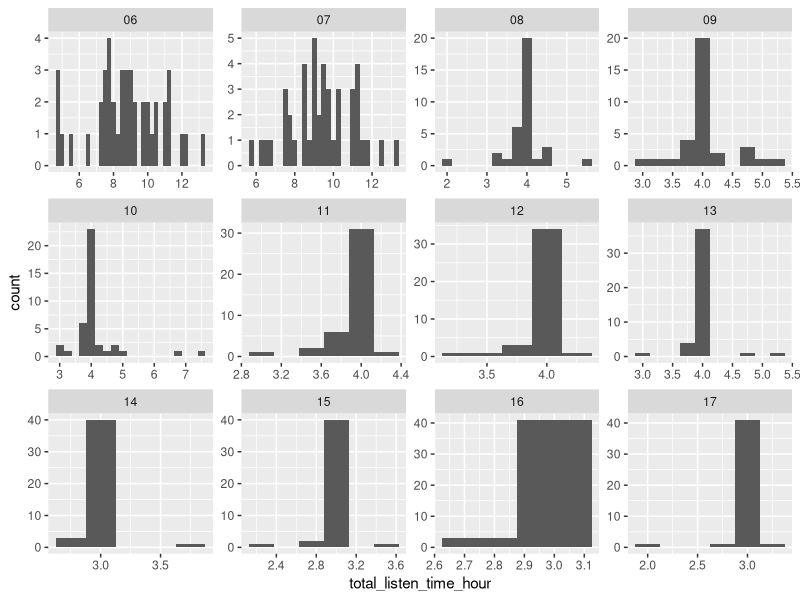

Write R code to recreate this figure.
## ---- chunk 1
knitr::opts_chunk$set(echo = TRUE)
knitr::opts_knit$set(root.dir = normalizePath(".."))
library(tidyverse)
library(kableExtra)
## ---- chunk 2
listened_time <- read_csv("output/Total_Listen_Time_Summary.csv")
listened_time_with_months <- listened_time %>% 
    mutate(month = str_match(filename, "_(\\d{2})_")[,2]) %>% 
  #eb: there are much easier ways to d o this in r:)
  # cf strings cheatsheet here https://rstudio.com/resources/cheatsheets/
    select(filename, month, everything())
## ---- chunk 3
avgs <- listened_time_with_months %>% 
  group_by(month) %>% 
  summarise(avg_listen_time = round(mean(total_listen_time_hour), 2), 
            max = max(total_listen_time_hour), 
            min = min(total_listen_time_hour)
            )
knitr::kable(
  avgs,
  caption = "Mean, maximum and minimum listened time per month in hours"
) %>%
  kable_styling(bootstrap_options = c("striped", "hover", "condensed"), full_width = T, fixed_thead = T)

## ---- chunk 4
knitr::kable(
  listened_time_with_months[1:5,] %>% select(filename, ends_with("hour")),
  caption = "A tibble of listened time csv file"
) %>%
    kable_styling(bootstrap_options = c("striped", "hover", "condensed"), full_width = F, position = 'left')
## ---- chunk 5
ggplot(data = listened_time_with_months) + geom_histogram(mapping = aes(x = total_listen_time_hour),binwidth=.25) + facet_wrap(~ month, scales = "free")
## ---- chunk 6
headers <- c(
  "filename", 
  "month", 
  "silence_time_hour", 
  "skip_time_hour", 
  "skip_silence_overlap_hour", 
  "end_time_hour", 
  "total_listen_time_hour"
  )
sixseven_summary <- 
  listened_time_with_months %>%
  select(headers) %>%
  filter(month %in% c("06","07") & (total_listen_time_hour>12 | total_listen_time_hour<8)) %>%
  mutate(calculation_of_listen_time_hour = sprintf("= %s - (%s + %s - %s)", end_time_hour, skip_time_hour, silence_time_hour, skip_silence_overlap_hour))

knitr::kable(sixseven_summary) %>%
  kable_styling(bootstrap_options = c("striped", "hover", "condensed", "bordered"), full_width = F, fixed_thead = T)
## ---- chunk 7
alternative <- listened_time_with_months %>%
  filter(month %in% c("06", "07")) %>%
  select(headers) %>%
  mutate(case1 = end_time_hour - (silence_time_hour - skip_silence_overlap_hour), case2 = end_time_hour - silence_time_hour) %>%
  filter(case1 > 12 | case1 < 8 | case2 > 12 | case2 < 8)

knitr::kable(alternative) %>%
  kable_styling(bootstrap_options = c("striped", "hover", "condensed", "bordered"), full_width = F, fixed_thead = T)
## ---- chunk 8
eight2thirteen <- 
  listened_time_with_months %>% 
  filter(month %in% c("08","09","10","11","12","13") & (total_listen_time_hour>4.25 | total_listen_time_hour<3.75)) %>%
  select(filename, month, ends_with("hour"),  -skip_silence_overlap_hour)
## ---- chunk 9
knitr::kable(eight2thirteen, table.attr='class="bigTable"') %>%
    kable_styling(bootstrap_options = c("striped", "hover", "condensed", "bordered"), full_width = F, fixed_thead = T, position="left")
## ---- chunk 10
fourteen2seventeen <-
  listened_time_with_months %>% 
  filter(month %in% c("14","15","16","17") & (total_listen_time_hour>3.25 | total_listen_time_hour<2.75)) %>%
  select(filename, month, ends_with("hour"),  -skip_silence_overlap_hour)

knitr::kable(fourteen2seventeen) %>%
      kable_styling(bootstrap_options = c("striped", "hover", "condensed", "bordered"), full_width = F, fixed_thead = T, position="left")
